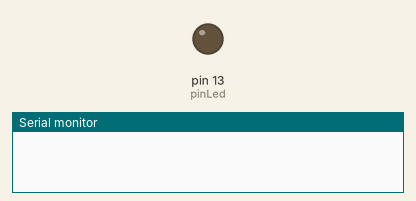
A sketch run on a simulated Arduino Uno, built with avr-gcc and run on an emulated ATmega328P. Parts: output pins drawn as LEDs (lit = HIGH), the last lines printed to the serial monitor.

Above: at 0.1 s.
At 22.5 s:
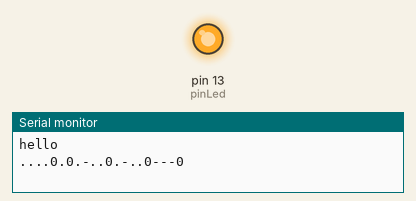
Timing chart, 0 to 24.7 s (numbered marks = the images above):
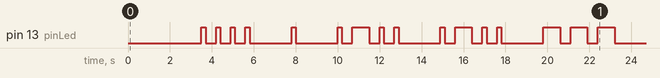

The sketch:

led_morse_code.ino
```cpp
// ARDUINO MORSE CODE PROJECT

// morse-code source:
// https://www.educamaisbrasil.com.br/enem/lingua-portuguesa/codigo-morse
#define pinLed 13
static struct morse_codes {
  // the characters that I allow in the string
  const char morse_alf[40] = "abcdefghijklmnopqrstuvwxyz1234567890 ,.";

  // . = short signal
  // - = long signal
  // 0 = short interval (between characters)
  // 1 = medium interval (between words)
  // 2 = long interval (between phrases)
  const char* morse_codes_arr[40] = {
    ".-", "-...", "-.-.", "-..", ".", "..-.", "--.", "....", "..", ".---",
    "-.-", ".-..", "--", "-.", "---", ".--.", "--.-", ".-.",
    "...", "-", "..-", "...-", ".--", "-..-", "-.--", "--..",
    ".---", "..---", "...--", "....-", ".....", "-....", "--...", "---..", "----.", "-----",
    "1", "2", "3"
  };
} morse;

void setup() {

  /*
avoid confusion when arduino is starting
*/
  digitalWrite(pinLed, HIGH);
  delay(3000);
  digitalWrite(pinLed, LOW);

  Serial.begin(9600);
  pinMode(pinLed, OUTPUT);
  // only low case for now
  const char my_str[] = "hello";
  Serial.println(my_str);

  String morse_code_str;
  // convertendo my_str para código morse
  for (int x = 0; x < sizeof(my_str); x++) {
    for (int k = 0; k < sizeof(morse.morse_alf) - 1; k++) {
      if (my_str[x] == morse.morse_alf[k]) {
        morse_code_str += morse.morse_codes_arr[k];
        morse_code_str += '0';
        break;
      }
    }
  }
  Serial.println(morse_code_str);


  // Now, we want to interpretate this morse code
  for (int x = 0; x < morse_code_str.length(); x++) {
    delay(500); // between . and - or -- or .. etc
    if (morse_code_str[x] == '0') {
      // between a letter and other
      delay(1000);
    } else if (morse_code_str[x] == '1') {
      // between words
      delay(1000);
    } else if (morse_code_str[x] == '2') {
      // a comma
      delay(2000);
    }else if (morse_code_str[x] == '3') {
      // a dot
      delay(3000);
    } else if (morse_code_str[x] == '.') {
      // morse
      digitalWrite(pinLed, HIGH);
      delay(200);
      digitalWrite(pinLed, LOW);
    } else if (morse_code_str[x] == '-') {
      // morse
      digitalWrite(pinLed, HIGH);
      delay(800);
      digitalWrite(pinLed, LOW);
    } else {
      Serial.println("Error 1!");
    }
  }
  // put your setup code here, to run once:
}

void loop() {
  // put your main code here, to run repeatedly:
}
```
